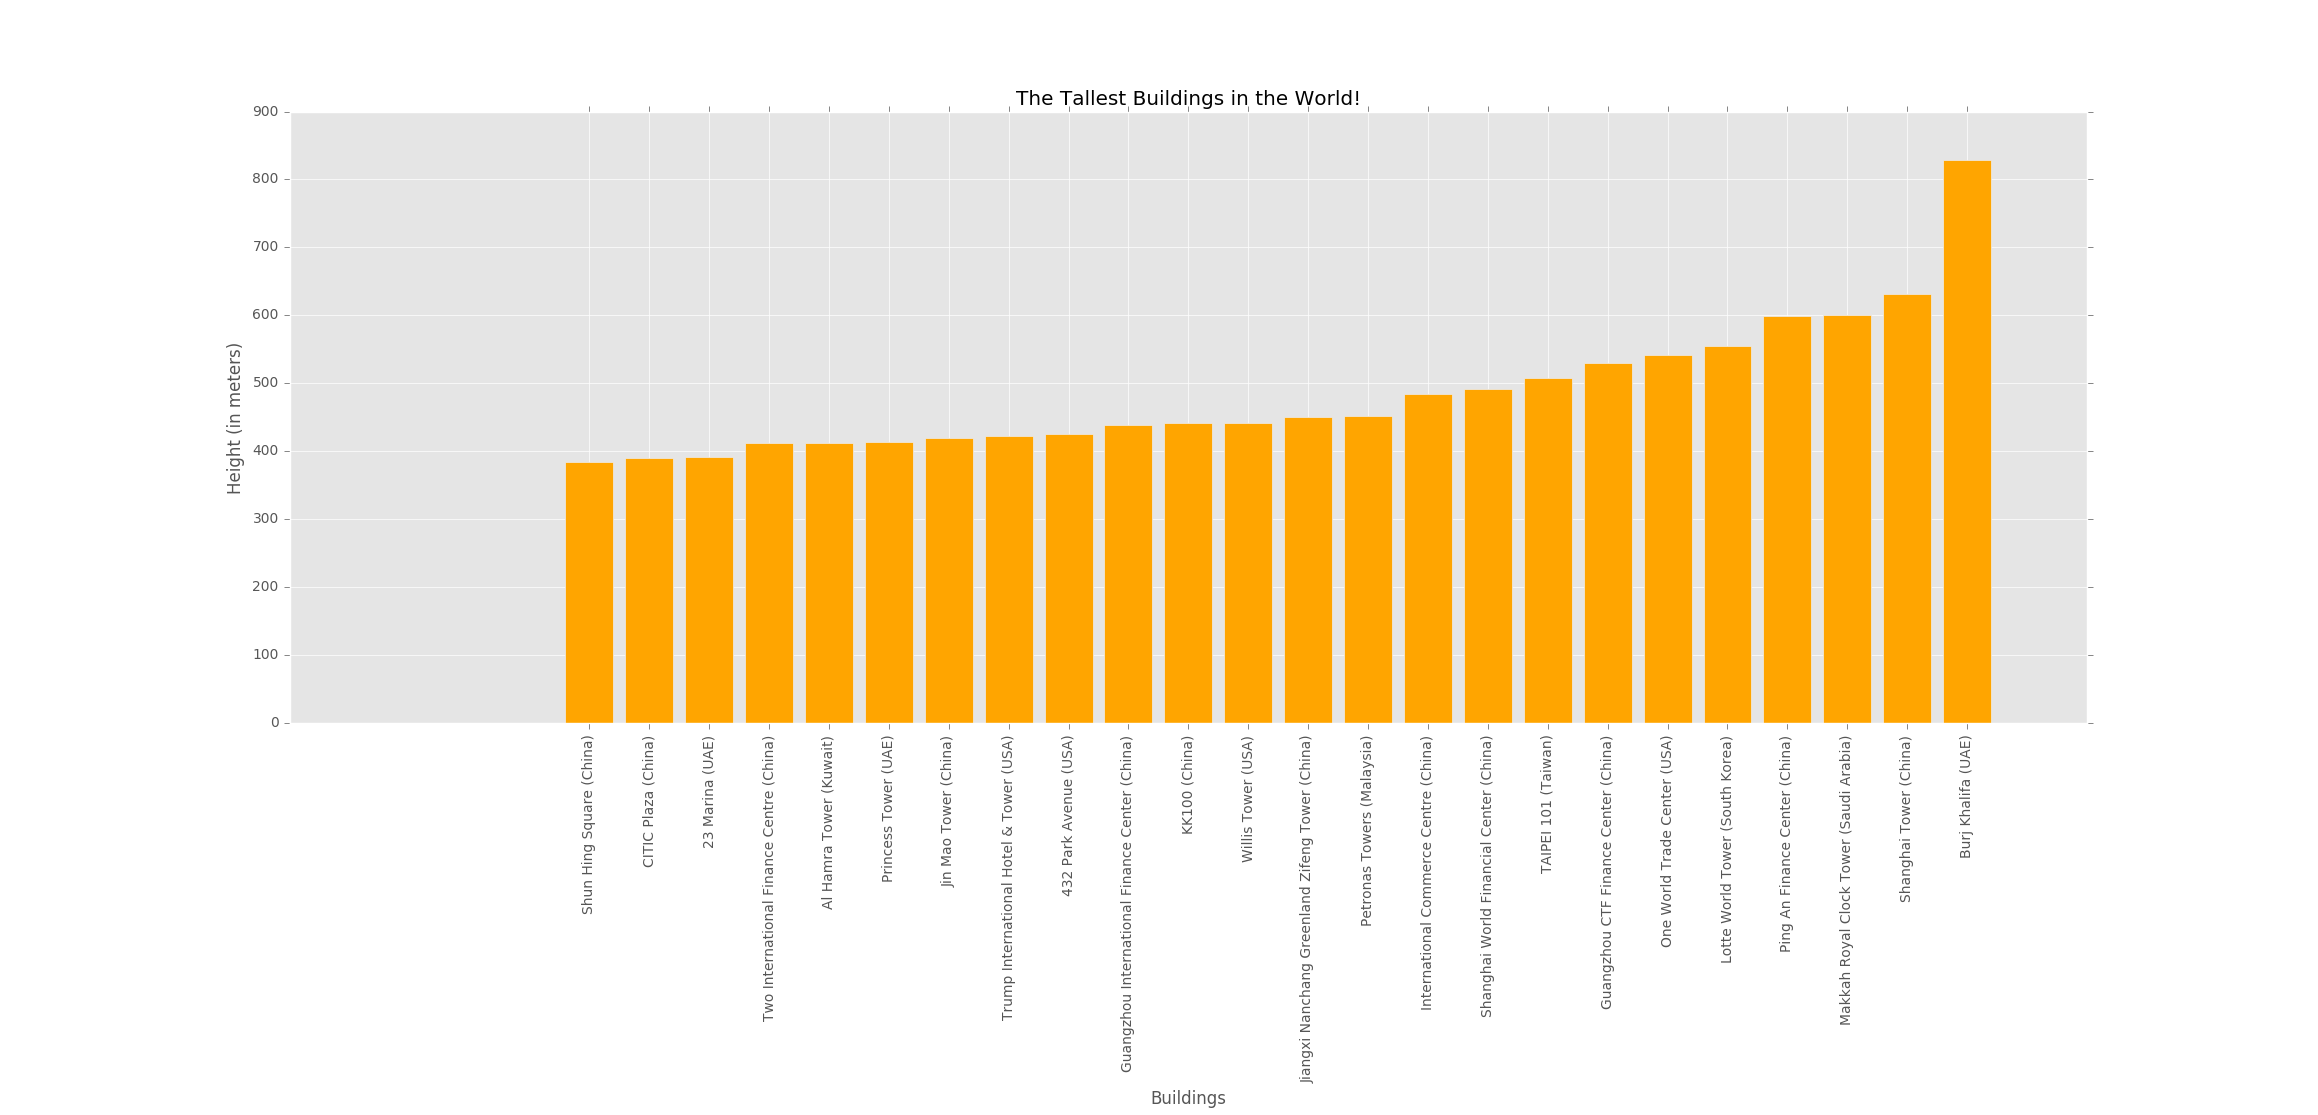

Python code for this plot:
#PLOT SHOWING THE TALLEST BUILDINGS IN THE WORLD

import matplotlib.pyplot as plt
plt.style.use('ggplot') #A style of plot presentation
import numpy as np

buildings = ["Shun Hing Square (China)",
"CITIC Plaza (China)",
"23 Marina (UAE)",
"Two International Finance Centre (China)",
"Al Hamra Tower (Kuwait)",
"Princess Tower (UAE)",
"Jin Mao Tower (China)",
"Trump International Hotel & Tower (USA)",
"432 Park Avenue (USA)",
"Guangzhou International Finance Center (China)",
"KK100 (China)",
"Willis Tower (USA)",
"Jiangxi Nanchang Greenland Zifeng Tower (China)",
"Petronas Towers (Malaysia)",
"International Commerce Centre (China)",
"Shanghai World Financial Center (China)",
"TAIPEI 101 (Taiwan)",
"Guangzhou CTF Finance Center (China)",
"One World Trade Center (USA)",
"Lotte World Tower (South Korea)",
"Ping An Finance Center (China)",
"Makkah Royal Clock Tower (Saudi Arabia)",
"Shanghai Tower (China)",
"Burj Khalifa (UAE)"] 

xAxis = np.arange(len(buildings))

height = [384, 390.2, 392.4, 412, 412.6, 413.4, 420.5, 423.2, 425.5, 438.6, 441.8, 442.1,
	450, 451.9, 484, 492, 508, 530, 541.3, 554.5, 599, 601, 632, 828]

plt.bar(xAxis, height, align='center', color='orange')

plt.xticks(xAxis, buildings)
plt.xticks(rotation=90)

plt.xlabel("Buildings")
plt.ylabel("Height (in meters)")
plt.title("The Tallest Buildings in the World!")

plt.show()
